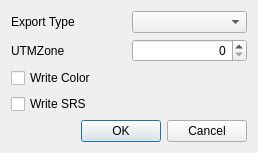
<?xml version="1.0" encoding="UTF-8"?>
<ui version="4.0">
 <class>lqSaveLASDialog</class>
 <widget class="QDialog" name="lqSaveLASDialog">
  <property name="geometry">
   <rect>
    <x>0</x>
    <y>0</y>
    <width>258</width>
    <height>135</height>
   </rect>
  </property>
  <property name="windowTitle">
   <string>Select LAS export Parameters</string>
  </property>
  <layout class="QVBoxLayout" name="verticalLayout">
  <item>
    <layout class="QHBoxLayout" name="horizontalLayoutExportType">
      <item>
        <widget class="QLabel" name="labelExportType">
          <property name="text">
            <string>Export Type</string>
          </property>
        </widget>
      </item>
      <item>>
        <widget class="QComboBox" name="ExportTypeComboBox"/>
      </item>
   </layout>
  </item>
  <item>
    <layout class="QHBoxLayout" name="horizontalLayoutUTMZone">
      <item>
        <widget class="QLabel" name="labelUTMZone">
          <property name="text">
           <string>UTMZone</string>
          </property>
        </widget>
      </item>
      <item>
      <widget class="QSpinBox" name="UTMZoneSpinBox">
       <property name="alignment">
        <set>Qt::AlignRight|Qt::AlignTrailing|Qt::AlignVCenter</set>
       </property>
       <property name="minimum">
        <number>0</number>
       </property>
       <property name="maximum">
        <number>60</number>
       </property>
      </widget>
      </item>
    </layout>
  </item>
  <item>
    <widget class="QCheckBox" name="WriteColorCheckBox">
      <property name="text">
       <string>Write Color</string>
      </property>
    </widget>
  </item>
  <item>
    <widget class="QCheckBox" name="WriteSRSCheckBox">
      <property name="text">
       <string>Write SRS</string>
      </property>
    </widget>
  </item>
   <item>
    <widget class="QDialogButtonBox" name="buttonBox">
     <property name="orientation">
      <enum>Qt::Horizontal</enum>
     </property>
     <property name="standardButtons">
      <set>QDialogButtonBox::Cancel|QDialogButtonBox::Ok</set>
     </property>
    </widget>
   </item>
  </layout>
 </widget>
 <resources/>
 <connections>
  <connection>
   <sender>buttonBox</sender>
   <signal>accepted()</signal>
   <receiver>lqSaveLASDialog</receiver>
   <slot>accept()</slot>
   <hints>
    <hint type="sourcelabel">
     <x>248</x>
     <y>254</y>
    </hint>
    <hint type="destinationlabel">
     <x>157</x>
     <y>274</y>
    </hint>
   </hints>
  </connection>
  <connection>
   <sender>buttonBox</sender>
   <signal>rejected()</signal>
   <receiver>lqSaveLASDialog</receiver>
   <slot>reject()</slot>
   <hints>
    <hint type="sourcelabel">
     <x>316</x>
     <y>260</y>
    </hint>
    <hint type="destinationlabel">
     <x>286</x>
     <y>274</y>
    </hint>
   </hints>
  </connection>
 </connections>
</ui>
